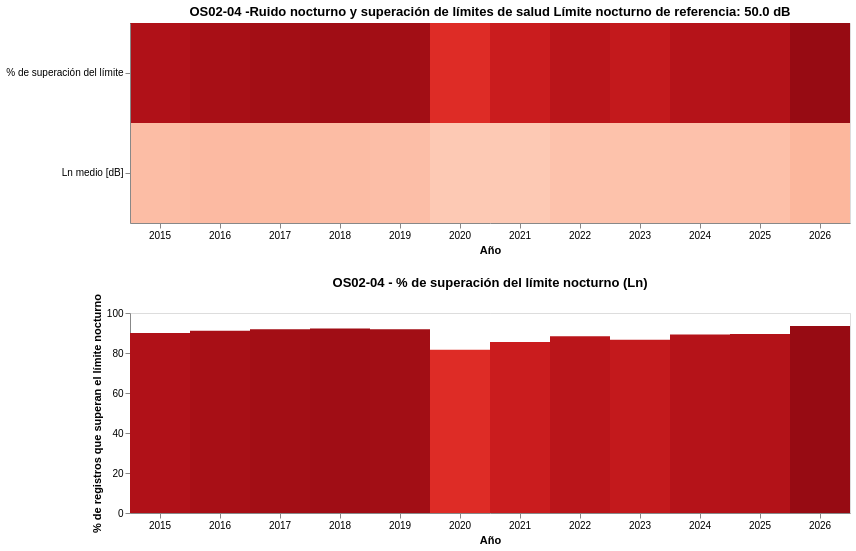

Write notebook code for a chart like this one.
### Code cell
#Bar chart: % de superación del límite nocturno
# usando el valor calculado %: df_ln_anual["pct_superacion"]

bars_os02_04 = (
    alt.Chart(df_ln_anual)
    .mark_bar()
    .encode(
        x=alt.X(
            "año:O",
            title="Año",
            axis=alt.Axis(labelAngle=0)
        ),
        y=alt.Y(
            "pct_superacion:Q",
            title="% de registros que superan el límite nocturno",
            scale=alt.Scale(domain=[0, 100])
        ),
        color=alt.Color(
            "pct_superacion:Q",
            scale=alt.Scale(scheme="reds"),
            legend=None
        ),
        tooltip=[
            alt.Tooltip("año:O", title="Año"),
            alt.Tooltip(
                "pct_superacion:Q",
                title="% superación",
                format=".1f"
            )
        ]
    )
    .properties(
        width=720,
        height=200,
        title="OS02-04 - % de superación del límite nocturno (Ln)"
    )
)

vis_os02_04 = alt.vconcat(
    heatmap_os02_04,
    bars_os02_04
).resolve_scale(x="shared")

vis_os02_04

### Figure 1 — Vega-Lite specification as saved in the notebook (floating-point values rounded to 4 significant figures)
{"$schema": "https://vega.github.io/schema/vega-lite/v5.20.1.json", "config": {"view": {"continuousHeight": 300, "continuousWidth": 300}}, "datasets": {"data-48296a305aedd59dfbd051c22d2fa0f7": [{"año": 2015, "métrica": "Ln medio [dB]", "valor": 57.26}, {"año": 2016, "métrica": "Ln medio [dB]", "valor": 57.77}, {"año": 2017, "métrica": "Ln medio [dB]", "valor": 57.71}, {"año": 2018, "métrica": "Ln medio [dB]", "valor": 57.44}, {"año": 2019, "métrica": "Ln medio [dB]", "valor": 57.1}, {"año": 2020, "métrica": "Ln medio [dB]", "valor": 55.1}, {"año": 2021, "métrica": "Ln medio [dB]", "valor": 55.13}, {"año": 2022, "métrica": "Ln medio [dB]", "valor": 56.3}, {"año": 2023, "métrica": "Ln medio [dB]", "valor": 56.43}, {"año": 2024, "métrica": "Ln medio [dB]", "valor": 56.5}, {"año": 2025, "métrica": "Ln medio [dB]", "valor": 56.74}, {"año": 2026, "métrica": "Ln medio [dB]", "valor": 58.46}, {"año": 2015, "métrica": "% de superación del límite", "valor": 90}, {"año": 2016, "métrica": "% de superación del límite", "valor": 91.13}, {"año": 2017, "métrica": "% de superación del límite", "valor": 91.89}, {"año": 2018, "métrica": "% de superación del límite", "valor": 92.2}, {"año": 2019, "métrica": "% de superación del límite", "valor": 91.91}, {"año": 2020, "métrica": "% de superación del límite", "valor": 81.62}, {"año": 2021, "métrica": "% de superación del límite", "valor": 85.55}, {"año": 2022, "métrica": "% de superación del límite", "valor": 88.33}, {"año": 2023, "métrica": "% de superación del límite", "valor": 86.68}, {"año": 2024, "métrica": "% de superación del límite", "valor": 89.22}, {"año": 2025, "métrica": "% de superación del límite", "valor": 89.52}, {"año": 2026, "métrica": "% de superación del límite", "valor": 93.55}], "data-d5233d782b0bfa70e8dde6ffd4a80b3b": [{"año": 2015, "ln_medio": 57.26, "pct_superacion": 90}, {"año": 2016, "ln_medio": 57.77, "pct_superacion": 91.13}, {"año": 2017, "ln_medio": 57.71, "pct_superacion": 91.89}, {"año": 2018, "ln_medio": 57.44, "pct_superacion": 92.2}, {"año": 2019, "ln_medio": 57.1, "pct_superacion": 91.91}, {"año": 2020, "ln_medio": 55.1, "pct_superacion": 81.62}, {"año": 2021, "ln_medio": 55.13, "pct_superacion": 85.55}, {"año": 2022, "ln_medio": 56.3, "pct_superacion": 88.33}, {"año": 2023, "ln_medio": 56.43, "pct_superacion": 86.68}, {"año": 2024, "ln_medio": 56.5, "pct_superacion": 89.22}, {"año": 2025, "ln_medio": 56.74, "pct_superacion": 89.52}, {"año": 2026, "ln_medio": 58.46, "pct_superacion": 93.55}]}, "resolve": {"scale": {"x": "shared"}}, "vconcat": [{"data": {"name": "data-48296a305aedd59dfbd051c22d2fa0f7"}, "encoding": {"color": {"field": "valor", "scale": {"scheme": "reds"}, "title": "Intensidad", "type": "quantitative"}, "tooltip": [{"field": "año", "title": "Año", "type": "ordinal"}, {"field": "métrica", "title": "Indicador", "type": "nominal"}, {"field": "valor", "format": ".2f", "title": "Valor", "type": "quantitative"}], "x": {"axis": {"labelAngle": 0}, "field": "año", "title": "Año", "type": "ordinal"}, "y": {"field": "métrica", "title": "", "type": "nominal"}}, "height": 200, "mark": {"type": "rect"}, "title": "OS02-04 -Ruido nocturno y superación de límites de salud\nLímite nocturno de referencia: 50.0 dB", "width": 720}, {"data": {"name": "data-d5233d782b0bfa70e8dde6ffd4a80b3b"}, "encoding": {"color": {"field": "pct_superacion", "legend": null, "scale": {"scheme": "reds"}, "type": "quantitative"}, "tooltip": [{"field": "año", "title": "Año", "type": "ordinal"}, {"field": "pct_superacion", "format": ".1f", "title": "% superación", "type": "quantitative"}], "x": {"axis": {"labelAngle": 0}, "field": "año", "title": "Año", "type": "ordinal"}, "y": {"field": "pct_superacion", "scale": {"domain": [0, 100]}, "title": "% de registros que superan el límite nocturno", "type": "quantitative"}}, "height": 200, "mark": {"type": "bar"}, "title": "OS02-04 - % de superación del límite nocturno (Ln)", "width": 720}]}
